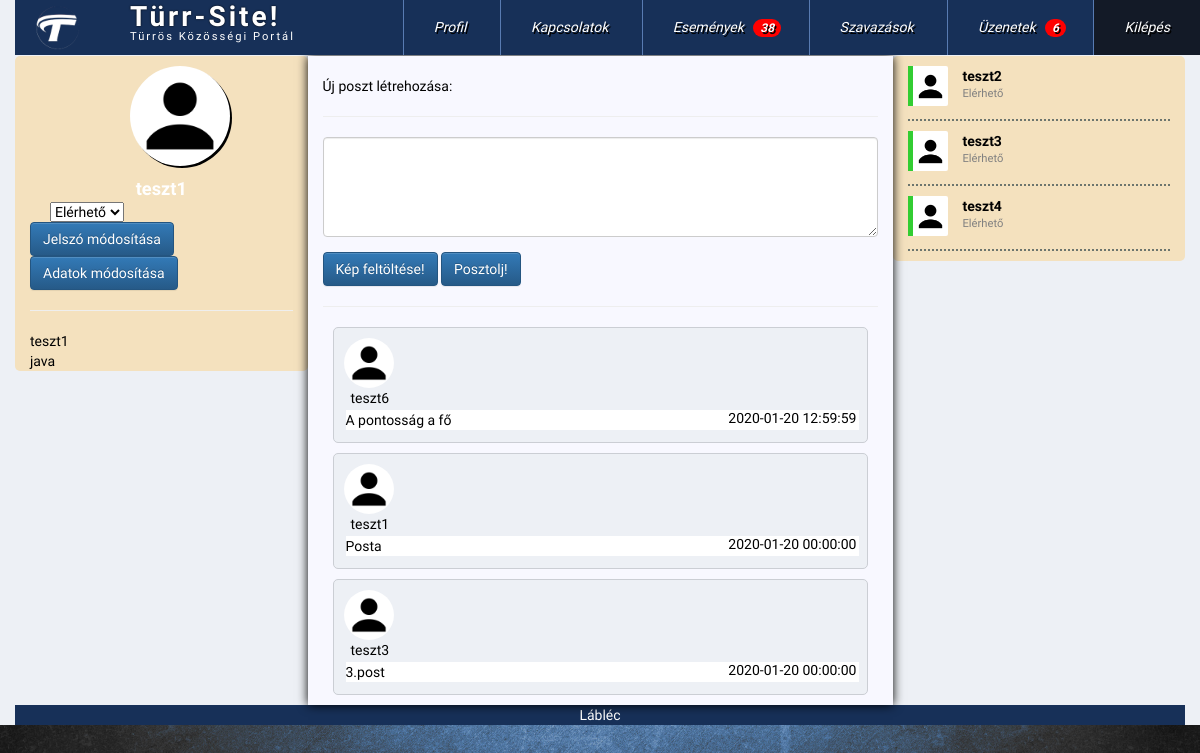
The app's page /index.php?pg=home (signed in) with its own data.
### tables this page shows
CREATE TABLE `users` (
  `ID` int(11) NOT NULL,
  `fullname` varchar(100) NOT NULL,
  `email` varchar(100) NOT NULL,
  `password` varchar(40) NOT NULL,
  `reg` datetime NOT NULL,
  `last` datetime NOT NULL,
  `avatar` varchar(50) NOT NULL,
  `status` tinyint(1) NOT NULL,
  `omID` int(11) NOT NULL,
  `gender` varchar(10) NOT NULL
);

CREATE TABLE `groups` (
  `ID` int(11) NOT NULL,
  `groupname` varchar(100) NOT NULL,
  `groupdate` datetime NOT NULL,
  `ownerID` int(11) NOT NULL,
  `userID` text NOT NULL
);

CREATE TABLE `posts` (
  `ID` int(11) NOT NULL,
  `userID` int(11) NOT NULL,
  `postdate` datetime NOT NULL,
  `post` text NOT NULL,
  `groupID` int(11) NOT NULL
);

### data.php (called while the page is built, shortened)
<?php
	$dbhost = 'localhost';
	$dbname = 'turrsite';
	$dbuser = '214b';
	$dbpass = '12345678';
	$title = 'Türrös Közösségi Portál';
	$basic = "avatar/basic.png";
	$pagename='Türr-Site!';
?>

### database.php (called while the page is built, shortened)
<?php
    class db{
        protected $connection;
        public $queryresult;
        public $querycount = 0;
        public function __construct($dbhost, $dbuser, $dbpass, $dbname) {
            $this->connection = new mysqli($dbhost, $dbuser, $dbpass, $dbname);
            $this->connection->set_charset('utf8');
        }
        public function query($sql){
            if($this->queryresult = $this->connection->query($sql))
            {
                $this->querycount++;
            } else
            {
                die('<div class="alert alert-danger">
                    Hiba az adatbázis lekérdezés során!' . $this->connection->error.'</div>
                    <div class="alert alert-warning">'.$sql.'</div>');
            }
            return $this->queryresult;
        }
        public function fetchAll(){
            $r = array();
            while($row = $this->queryresult->fetch_assoc())
            {
                $r[] = $row;
            }
            return $r;
        }
        public function numRows(){
            return $this->queryresult->num_rows;
        }
    }
?>

### posts/posts_list.php (the view, shortened to what this page needs)
<?php
  $res = $db->query("SELECT posts.ID AS 'postID',
  posts.userID,
  posts.postdate AS 'date',
  posts.post AS 'post',
  users.ID,
  users.fullname AS 'name',
  users.avatar AS 'avatar'
  FROM posts INNER JOIN users ON posts.userID = users.ID ORDER BY date DESC");
  foreach($res as $value){
    if($value['avatar'] == "") $avatar = $basic;
    else $avatar = $value['avatar'];
    echo '
    <div class="posts">
    <div class="postavatar" style="background-image:url('.$avatar.')"></div><div class="postusername">'.$value['name'].'</div><div class="postdate">'.$value['date'].'</div><div class="postcontent">'.$value['post'].'</div><div class="postcomments">';
    echo '</div></div>
    ';
  }
?>

### index.php (shortened to what this page needs)
<!DOCTYPE html>
<?php
	require("data.php");
	require("functions.php");
	require("database.php");
	$db = new db($dbhost, $dbuser, $dbpass, $dbname);
?>
<html>
<head>
	<link rel="stylesheet" href="css/bootstrap.css">
	<link rel="stylesheet" href="css/bootstrap-theme.css">
	<link rel="stylesheet" type="text/css" href="css/turrchat.css">
	<link rel="stylesheet" type="text/css" href="css/regist.css">
	<link rel="stylesheet" type="text/css" href="css/turrsite.css">
</head>
<body>
<?php include("contentloader.php"); ?>
</body>
</html>

### contentloader.php
<?php
	$page = @$_GET['pg'];
	if (!empty($page))
	{
		$pos = strpos($page, '_');
		if ($pos > 0)
		{
			$dir = substr($page, 0, $pos);
		}
		else
		{
			$dir = $page;
		}
		if (is_dir($dir))
		{
			include($dir.'/'.$page.'.php');
		}
		else
		{
			include($page.'.php');
		}
	}
	else
	{
		if(!isset($_SESSION['uid'])){
			header("location:index.php?pg=users_login");
		} else header("location:index.php?pg=home");
	}
?>

### home.php (shortened to what this page needs)
<link rel="stylesheet" href="css/turrsite.css">
<div id="container" class = "container-fluid">
  <div id="header">
      <div id="logo" class="col-xs-12 col-sm-1">
           <img src="img/logo.png" class="img-responsive" alt="Turr-Site">
           </div>
           <div class="col-xs-12 col-sm-2 title">
           <?php
echo '<span>'.$pagename.'</span><br><p>'.$title.'</p>';
?>
      </div>
      <nav class="col-xs-12 col-sm-9">
        <?php include("menu.php");?>
      </nav>
  </div>
  <div id="pagecontent">
      <div id="leftside" class="col-xs-12 col-sm-3">
      <?php
            include "users/users_personalisation.php";
            include "users/users_groups.php";
          ?>
      </div>
      <div id="center" class="col-xs-12 col-sm-6">
        <?php
         include "function_loader.php";
        ?>
      </div>
      <div id="rightside" class="col-xs-12 col-sm-3">
      <div class="userslist">
      <?php include "users/users_list.php";?>
        </div>
      </div>
  </div>
  <div id = "footer" class="col-xs-12">Lábléc</div>
</div>

### menu.php
<ul class="felsomenu">
            <li><a href="" >Profil</a></li>
            <li><a href="?pg=users_connections" >Kapcsolatok</a></li>
            <li><a href="" >Események
            <span class="badge szamlalo">38</span>
            </a></li>
            <li><a href="" >Szavazások</a></li>
            <li><a href="" >Üzenetek
                <span class="badge szamlalo">6</span>
            </a></li>
            <li><a href="?pg=users_logout"> Kilépés </a></li>
        </ul>

### users/users_personalisation.php
<?php
$db->query("SELECT avatar, fullname FROM users WHERE ID=".$_SESSION['uid']);
$res = $db->fetchAll();
if($res[0]['avatar'] == ""){
    $avatar = $basic;
} else $avatar = $res[0]['avatar'];
echo '<div class="useravatar" style="background-image:url('.$avatar.')"></div>
<div class="username">'.$res[0]['fullname'].'</div>
<select class="statusUpdate" name="statusSelect">
    <option value="1">Elérhető</option>
    <option value="2">Elfoglalt</option>
    <option value="0">Rejtett</option>
</select><br>
<a href="?pg=home&func=users/users_passmod" class="btn btn-primary">Jelszó módosítása</a><br>
<a href="?pg=home&func=users/users_profile" class="btn btn-primary">Adatok módosítása</a><br>
<hr>';
?>

### users/users_groups.php
<?php
echo '
<div class="usersgroup">';
    $db->query("SELECT * FROM groups");
    if($db->numRows() == 0){
        echo 'Nincs egy csoport sem!';
    } else {
        $csopibanvan = false;
        $str = '';
        $uid = $_SESSION['uid'];
        foreach($db->queryresult as $value){
            $IDs = explode(';', $value['userID']);
            for($i = 0; $i < sizeof($IDs); $i++){
                if(intval($IDs[$i]) == $uid){
                    $str .= '<div class="goups">' . $value['groupname'] . '</div>';
                    $csopibanvan = true;
                    break;
                }
            }
        }
        if($csopibanvan){
            echo $str;
        } else echo 'Nem vagy benne egy csoportban sem!';
    }
echo '</div>
';
?>

### function_loader.php
<?php
    $func = @$_GET['func'];
    if(empty($func))
    {
        include "posts/posts_create.php";
        include "posts/posts_list.php";
    }
    else
    {
        include $func.".php";
    }
?>

### posts/posts_create.php (shortened to what this page needs)
<form action="index.php?pg=home" method="POST" class="makeposts">
  <br><div class="newposttitle">
    Új poszt létrehozása:
  </div><hr>
  <div class="form-group">
    <textarea class="form-control" name="postcontent" style="max-width:100%;min-width:100%;min-height:100px;max-height:500px;overflow-y:scroll;"></textarea>
  </div>
  <div class="form-group">
    <input onclick="return false;" type="submit" name="picturepost" value="Kép feltöltése!" class="btn btn btn-primary">
    <input type="submit" name="newpost" value="Posztolj!" class="btn btn btn-primary">
  </div>
</form><hr>

### users/users_list.php (shortened to what this page needs)
<?php
  if(is_file("../data.php")){
    @require_once("../data.php");
    @require_once("../functions.php");
    @require_once("../database.php");
  } else {
    @require_once("data.php");
    @require_once("functions.php");
    @require_once("database.php");
  }
  @$db = new db($dbhost, $dbuser, $dbpass, $dbname);
  $db->query("SELECT fullname, avatar, status FROM users WHERE status <> 0 ORDER BY last DESC LIMIT 0, 30");
  foreach($db->queryresult as $value){
    $class = "";
    $msg = "";
    switch($value['status']){
      case 1: $class = "userlist_available"; $msg = "Elérhető";
      break;
    }
    if($class != ""){
      if($value['avatar'] == ""){
        $avatar = $basic;
      } else {
        $avatar = $value['avatar'];
      }
      echo '
      <div class="subuserlist ">
        <div class="userlistavatar col-xs-2 '.$class.'" style="background-image:url('.$avatar.')"></div>
        <div class="col-xs-10">
        <div class="userlistname ">'.$value['fullname'].'</div>
        <div class="userlistmsg">'.$msg.'</div>
      </div>
      </div>
      ';
    }
  }
?>

### css/turrchat.css (style rules this page uses)
.subuserlist { height: 55px; width: 100%; display: block; margin-bottom: 10px; border-bottom:2px dotted #6c756e; }
.userlist_available { border-left: 5px limegreen solid; }
.userlistavatar { height: 40px; width: 40px; background: #fff; background-position: center center; background-repeat: no-repeat; background-size: contain; border-radius: 5%; border-top-left-radius: 0; border-bottom-left-radius: 0; }
.userlistmsg { font-size: 80%; color: gray; }
.userlistname { font-weight: bold; }
.useravatar { width: 200px; height: 200px; border-radius: 50%; background: #fff; background-position: center center; background-repeat: no-repeat; background-size: contain; box-shadow: 2px 2px black; }
.username { color:#fff; font-weight: bold; font-size: 130%; width: 100%; text-align: center; }
.posts { background: #edf0f5; margin: 10px; padding: 10px; border-radius: 5px; border:1px solid #cbced4; }
.postavatar { height: 50px; width: 50px; background: #fff; background-position: center center; background-repeat: no-repeat; background-size: contain; border-radius: 50px; }
.postusername { margin-left: 7px; }
.postdate { float:right; }
.postcontent { background-color: #fff; margin: 2px; width:100%; }

### css/regist.css (style rules this page uses)
body { font-family: 'Mukta', sans-serif; height:100vh; min-height:550px; background-image: url("../img/hatter1.jpg"); background-repeat: no-repeat; background-size:cover; background-position:center; position:relative; }
a { text-decoration:none; color:#444444; }
a { text-decoration:none; color:#eaeaea; }

### css/turrsite.css (style rules this page uses)
body { background-image: url("../img/hatter1.jpg"); background-attachment: fixed; background-repeat: no-repeat; background-size:cover; background-position:center; position:relative; color: black; }
#pagecontent { background-color: #edf0f5; min-height: 500px; margin-top: 56px; z-index:8; }
#header { top:0; line-height: 45px; margin-bottom: 10px; color:white; position: fixed; width: 100%; z-index: 10; }
.title { background-color:#173058; line-height: 16px; padding-top:9px; }
.title span { font-weight: bold; font-size: 200%; letter-spacing: 3px; text-shadow:0 0 2px black; }
.title p { font-size:80%; letter-spacing: 2px; }
#logo { background-color: #173058; height: 55px; line-height: 55px; }
#logo img { height: 55px; padding: 5px 5px; }
#center { background-color: ghostwhite; box-shadow: 0 0 10px black; z-index: 1; }
nav { background-color: #173058; }
.felsomenu { list-style-type: none; border:0; margin:0; text-align: right; text-shadow: 1.5px 1.5px black; font-style:italic; }
.felsomenu li { cursor: pointer; border-left: 1px solid #587bb2; display: inline-block; }
.felsomenu li:last-child { background-color: #131a27; }
.felsomenu li a { display: block; padding:5px 30px; text-decoration: none; color: #fff; text-transform: capitalize; transition: all 0.6s; }
#leftside { background-color: rgb(244, 225, 190); border-radius: 5px; }
#rightside { background-color: rgb(244, 225, 190); padding-top: 10px; border-radius: 5px; z-index: 0; }
#footer { text-align: center; background-color: #173058; color: white; }
.szamlalo { position: relative; right: -6px; text-align: right; color:white; background-color: red; }
.useravatar { max-width: 100px; max-height: 100px; margin: 10px; margin-left: 100px; }
.statusUpdate { margin-right: 20px; margin-left: 20px; }
#container { background-color: #edf0f5; }

### records on screen
users: fullname "teszt1"
groups: groupname "teszt1"
groups: groupname "java"
posts: userID.fullname "teszt6", postdate "2020-01-20 12:59:59", post "A pontosság a fő"
posts: userID.fullname "teszt1", postdate "2020-01-20 00:00:00", post "Posta"
posts: userID.fullname "teszt3", postdate "2020-01-20 00:00:00", post "3.post"
users: fullname "teszt2", status "Elérhető"
users: fullname "teszt3", status "Elérhető"
users: fullname "teszt4", status "Elérhető"

### other values on screen
$pagename "Türr-Site!"
$title "Türrös Közösségi Portál"
